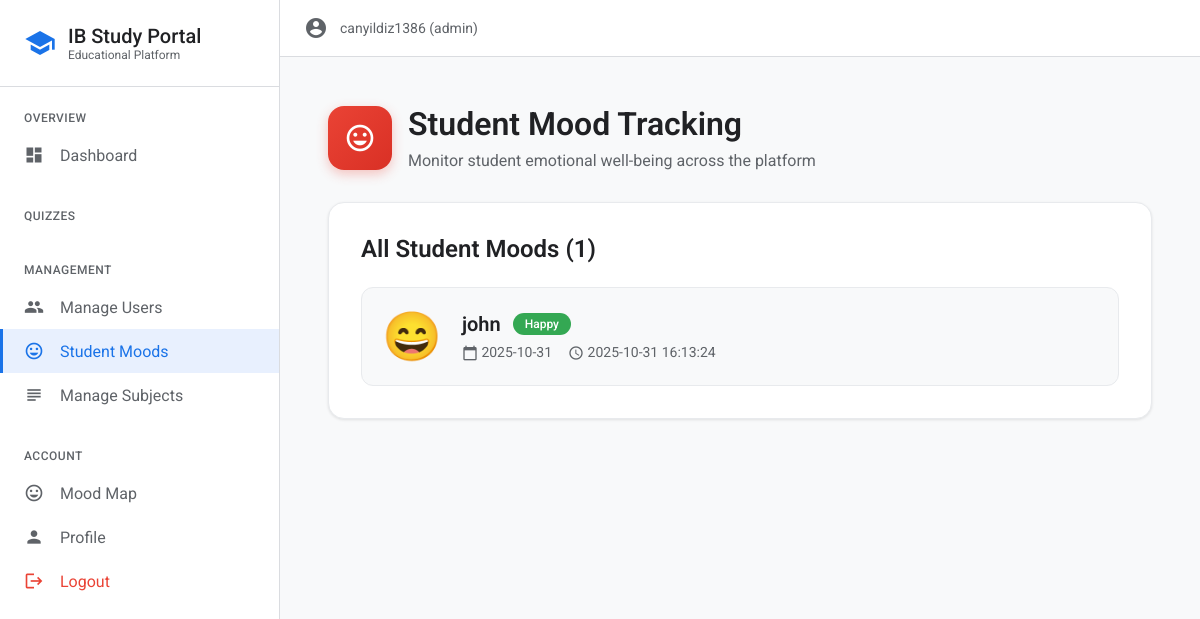
Before: /admin/mood_tracking (signed in) with the older database file.
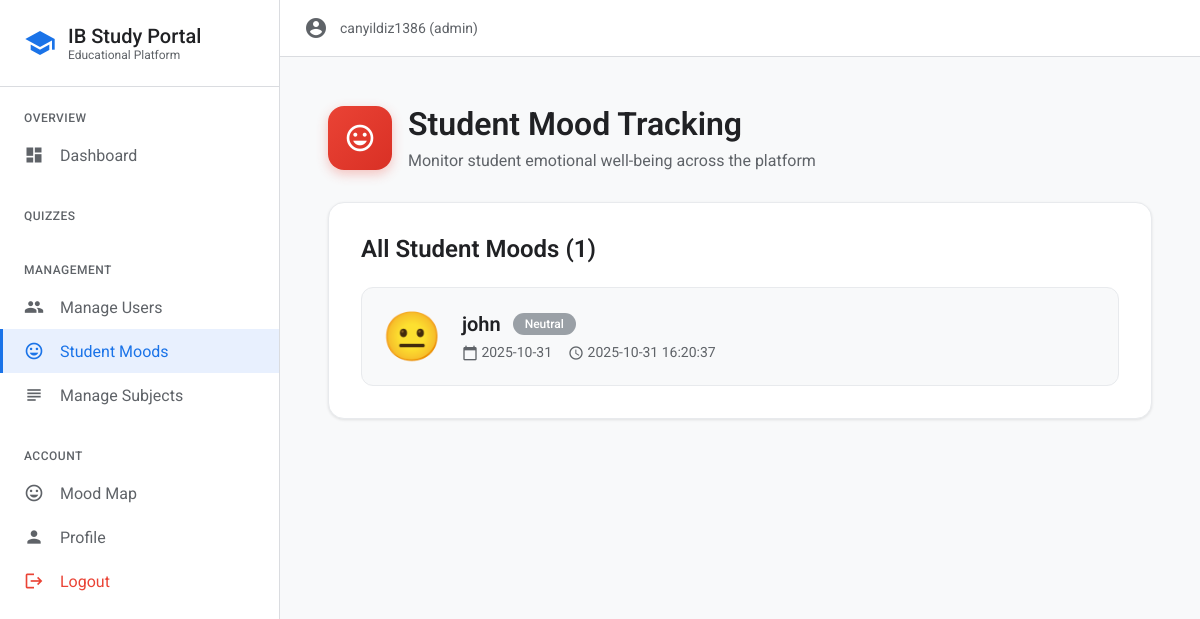
After: the same page with the newer database file.
### tables this page shows
CREATE TABLE mood_tracking (id INTEGER PRIMARY KEY AUTOINCREMENT,user_id INTEGER,date DATE NOT NULL,mood TEXT NOT NULL,age INTEGER,gender TEXT,race TEXT,login_time TIMESTAMP DEFAULT CURRENT_TIMESTAMP,FOREIGN KEY (user_id) REFERENCES users (id),UNIQUE(user_id, date));

CREATE TABLE users (id INTEGER PRIMARY KEY AUTOINCREMENT,username TEXT UNIQUE NOT NULL,password_hash TEXT NOT NULL,role TEXT NOT NULL DEFAULT 'student', face_image TEXT);

### auth.py (the view)
	def wrapper(*args,**kwargs):
		if 'user_id' not in session:
			flash('Login required','error')
			return redirect(url_for('login'))
		if session.get('role')!='admin':
			flash('Only admin can access this','error')
			return redirect(url_for('login'))
		return f(*args,**kwargs)

### app.py (called while the page is built)
@app.template_filter('emoji')
def emoji_filter(mood):
	return mood_emoji(mood) if mood else '🙂'

@app.context_processor
def inject_mood_theme():
	mood=session.get('user_mood')
	if mood:
		theme=get_mood_theme(mood)
		return {'user_mood':mood,'mood_theme':theme}
	return {'user_mood':None,'mood_theme':None}

@app.route('/admin/mood_tracking')
@admin_required
def admin_mood_tracking():
	student_moods=get_all_student_moods()
	return render_template('admin_mood_tracking.html',student_moods=student_moods)

### auth.py (called while the page is built)
def admin_required(f):
	def wrapper(*args,**kwargs):
		if 'user_id' not in session:
			flash('Login required','error')
			return redirect(url_for('login'))
		if session.get('role')!='admin':
			flash('Only admin can access this','error')
			return redirect(url_for('login'))
		return f(*args,**kwargs)
	wrapper.__name__=f.__name__
	return wrapper

### db.py (called while the page is built)
def get_db_connection():return sqlite3.connect(DATABASE)

def get_all_student_moods():
	conn=get_db_connection()
	cursor=conn.cursor()
	cursor.execute('''SELECT u.id, u.username, mt.date, mt.mood, mt.login_time
		FROM users u
		LEFT JOIN mood_tracking mt ON u.id = mt.user_id
		WHERE u.role = 'student'
		ORDER BY mt.login_time DESC''')
	results=cursor.fetchall()
	conn.close()
	return [{'user_id':row[0],'username':row[1],'date':row[2],'mood':row[3],'login_time':row[4]} for row in results if row[2]]

### face_utils.py (called while the page is built)
def mood_emoji(mood):
    mood_map = {
        'angry': '😡',
        'sad': '😢',
        'happy': '😄',
        'surprise': '😲',
        'fear': '😱',
        'disgust': '🤢',
        'neutral': '😐'
    }
    return mood_map.get(mood, '🙂')

### templates/admin_mood_tracking.html (shortened to what this page needs)
{% extends "base.html" %}
{% block content %}
<div style="max-width: 1400px; margin: 0 auto; padding: 24px;">
    <div style="display: flex; align-items: center; gap: 16px; margin-bottom: 32px;">
        <div style="width: 64px; height: 64px; background: linear-gradient(135deg, #ea4335 0%, #d93025 100%); border-radius: 16px; display: flex; align-items: center; justify-content: center; box-shadow: 0 4px 12px rgba(234, 67, 53, 0.3);">
            <span class="material-icons" style="font-size: 32px; color: white;">mood</span>
        </div>
        <div>
            <h1 style="margin: 0 0 8px 0; font-size: 32px; font-weight: 600; color: #202124;">Student Mood Tracking</h1>
            <p style="margin: 0; color: #5f6368; font-size: 16px;">Monitor student emotional well-being across the platform</p>
        </div>
    </div>
    {% if student_moods %}
    <div style="background: white; padding: 32px; border-radius: 16px; border: 1px solid #e8eaed; box-shadow: 0 1px 3px rgba(0,0,0,0.1);">
        <div style="display: flex; justify-content: space-between; align-items: center; margin-bottom: 24px;">
            <h2 style="margin: 0; font-size: 24px; font-weight: 600; color: #202124;">All Student Moods ({{ student_moods|length }})</h2>
        </div>
        <div style="display: grid; gap: 16px;">
            {% for mood_entry in student_moods %}
            <div style="display: flex; align-items: center; gap: 20px; padding: 20px; background: #f8f9fa; border-radius: 12px; border: 1px solid #e8eaed; transition: all 0.2s;" onmouseover="this.style.background='#e8f0fe'; this.style.transform='translateY(-2px)'; this.style.boxShadow='0 4px 12px rgba(0,0,0,0.1)'" onmouseout="this.style.background='#f8f9fa'; this.style.transform='translateY(0)'; this.style.boxShadow='none'">
                <div style="font-size: 48px;">{{ mood_entry.mood|emoji }}</div>
                <div style="flex: 1;">
                    <div style="display: flex; align-items: center; gap: 12px; margin-bottom: 8px;">
                        <h3 style="margin: 0; font-size: 20px; font-weight: 600; color: #202124;">{{ mood_entry.username }}</h3>
                        <span style="padding: 4px 12px; background: {% if mood_entry.mood == 'happy' %}#34a853{% elif mood_entry.mood == 'sad' %}#1a73e8{% elif mood_entry.mood == 'angry' %}#ea4335{% elif mood_entry.mood == 'neutral' %}#9aa0a6{% else %}#fbbc04{% endif %}; color: white; border-radius: 12px; font-size: 12px; font-weight: 500;">{{ mood_entry.mood|title }}</span>
                    </div>
                    <div style="display: flex; gap: 16px; color: #5f6368; font-size: 14px;">
                        <span><span class="material-icons" style="font-size: 16px; vertical-align: middle;">calendar_today</span> {{ mood_entry.date }}</span>
                        {% if mood_entry.login_time %}
                        <span><span class="material-icons" style="font-size: 16px; vertical-align: middle;">access_time</span> {{ mood_entry.login_time }}</span>
                        {% endif %}
                    </div>
                </div>
            </div>
            {% endfor %}
        </div>
    </div>
    {% endif %}
</div>
{% endblock %}

### templates/base.html (shortened to what this page needs)
<!DOCTYPE html>
<html lang="en">
<head>
</head>
<body>
    <div class="app-layout">
        <nav class="sidebar" id="sidebar">
            <div class="sidebar-header">
                <span class="material-icons" style="color: {% if mood_theme %}{{ mood_theme.primary }}{% else %}#1a73e8{% endif %}; font-size: 32px; transition: color 0.5s ease;">school</span>
                <div>
                    <h1 style="margin: 0; font-size: 20px; font-weight: 500; color: #202124;">IB Study Portal</h1>
                    <p style="margin: 0; font-size: 12px; color: #5f6368;">
                        {% if user_mood %}{{ user_mood|emoji }} {{ user_mood|title }}{% else %}Educational Platform{% endif %}
                    </p>
                </div>
            </div>
            <div class="sidebar-nav">
                {% if session.user_id %}
                    {% if session.role == 'admin' %}
                    <div class="nav-section">
                        <div class="nav-section-title">Overview</div>
                        <a href="{{ url_for('admin_dashboard') }}" class="nav-item">
                            <span class="material-icons nav-item-icon">dashboard</span>
                            Dashboard
                        </a>
                    </div>
                    {% endif %}
                    <div class="nav-section">
                        <div class="nav-section-title">Quizzes</div>
                    </div>
                    {% if session.role in ['admin', 'teacher'] %}
                    <div class="nav-section">
                        <div class="nav-section-title">{% if session.role == 'admin' %}Management{% else %}Analytics{% endif %}</div>
                        {% if session.role == 'admin' %}
                        <a href="{{ url_for('admin') }}" class="nav-item">
                            <span class="material-icons nav-item-icon">people</span>
                            Manage Users
                        </a>
                        <a href="{{ url_for('admin_mood_tracking') }}" class="nav-item">
                            <span class="material-icons nav-item-icon">mood</span>
                            Student Moods
                        </a>
                        <a href="{{ url_for('manage_subjects') }}" class="nav-item">
                            <span class="material-icons nav-item-icon">subject</span>
                            Manage Subjects
                        </a>
                        {% endif %}
                    </div>
                    {% endif %}
                    <div class="nav-section">
                        <div class="nav-section-title">Account</div>
                        <a href="{{ url_for('mood_map') }}" class="nav-item">
                            <span class="material-icons nav-item-icon">mood</span>
                            Mood Map
                        </a>
                        <a href="{{ url_for('profile') }}" class="nav-item">
                            <span class="material-icons nav-item-icon">person</span>
                            Profile
                        </a>
                        <a href="{{ url_for('logout') }}" class="nav-item" style="color: #ea4335;">
                            <span class="material-icons nav-item-icon">logout</span>
                            Logout
                        </a>
                    </div>
                {% endif %}
            </div>
        </nav>
        <main class="main-content">
            <div class="content-header">
                {% if session.user_id %}
                <div style="display: flex; align-items: center; gap: 12px;">
                    <span class="material-icons" style="color: #5f6368;">account_circle</span>
                    <span style="color: #5f6368; font-size: 14px;">{{ session.username }} ({{ session.role }})</span>
                </div>
                {% endif %}
            </div>
            <div class="content-body">
                {% block content %}{% endblock %}
            </div>
        </main>
    </div>
</body>
</html>

Changed rows visible on the page:
removed mood_tracking: mood|emoji "😄", username "john", mood "Happy", date "2025-10-31", login_time "2025-10-31 16:13:24"
added mood_tracking: mood|emoji "😐", username "john", mood "Neutral", date "2025-10-31", login_time "2025-10-31 16:20:37"
